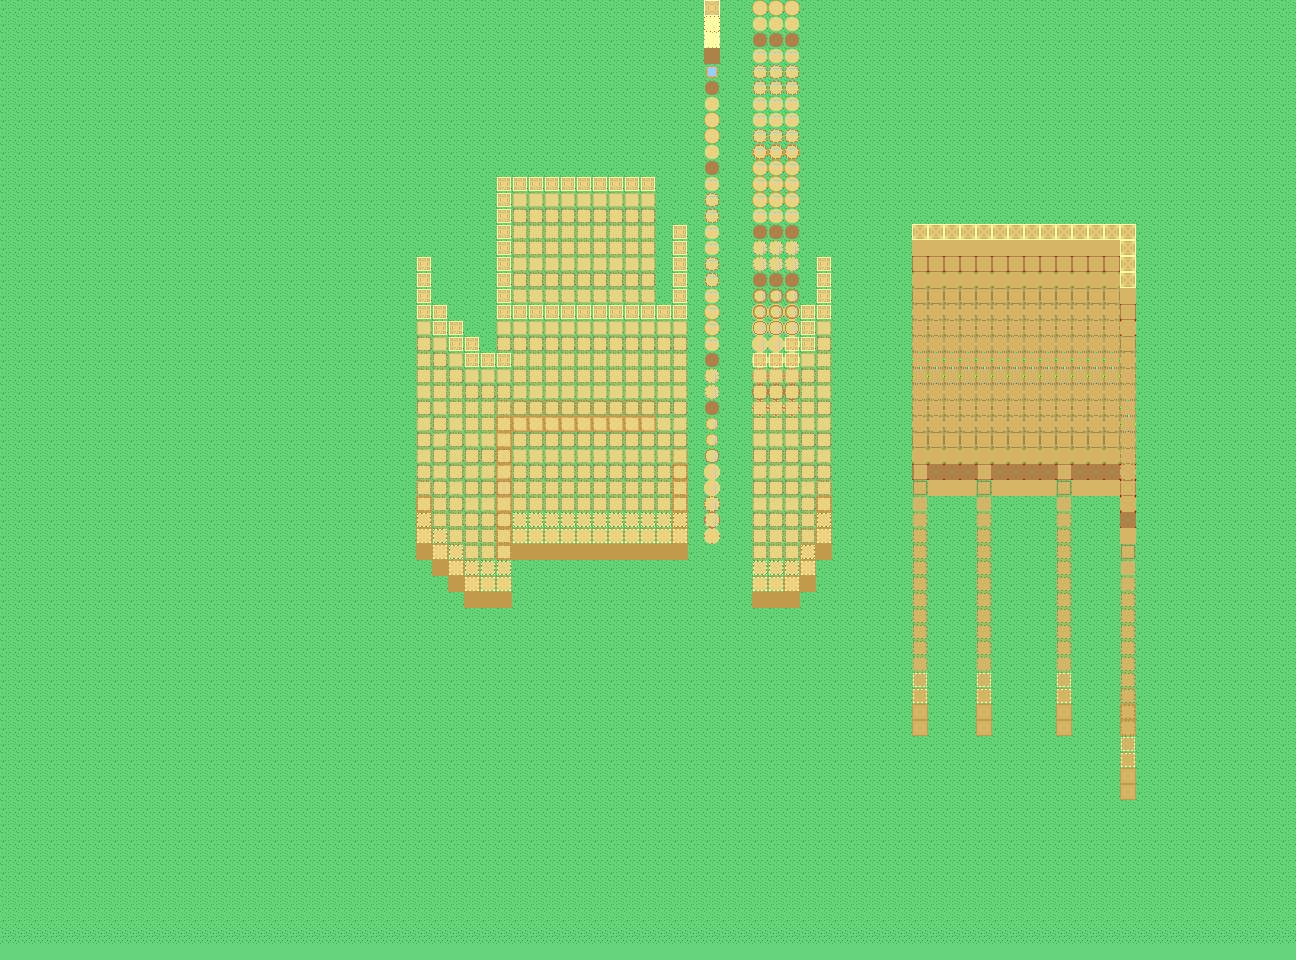

Below is a game level as drawn by its tile map, then a one-line description and the .tmx that defines it (tile-layer data replaced by summaries):
An orthogonal 81x60 tile map with 16x16 px tiles, 3 tile layers (ground (background), collideable, roof (foreground)), 2 tilesets and 2 objects (Spawn, Larry).

<map version="1.9" tiledversion="1.9.0" orientation="orthogonal" renderorder="right-down" width="81" height="60" tilewidth="16" tileheight="16" infinite="0" nextlayerid="8" nextobjectid="6">
 <tileset firstgid="1" source="../../assets/level_assets/tiles/tile_set_template/tile_set_template.tsx" />
 <tileset firstgid="101" source="../tiled_tilesets/sprite stack test.tsx" />
 <group id="3" name="systems">
  <objectgroup id="2" name="spawns">
   <object id="2" template="../tiled_templates/Spawn.tx" name="initial" class="Spawn" x="582" y="357">
    <properties>
     <property name="player_facing" value="right" />
    </properties>
   </object>
  </objectgroup>
  <objectgroup id="6" name="creatures">
   <object id="5" template="../tiled_templates/Spawn.tx" name="Larry" x="438" y="406" />
  </objectgroup>
 </group>
 <group id="4" name="visuals">
  <layer id="5" name="ground (background)" class="CollideableTile" width="81" height="60">
   <data>[4860 cells, 4860 non-empty, 1 distinct tile ids]</data>
  </layer>
  <layer id="1" name="collideable" class="CollideableTile" width="81" height="60">
   <data>[4860 cells, 72 non-empty, 3 distinct tile ids]</data>
  </layer>
  <layer id="7" name="roof (foreground)" width="81" height="60">
   <data>[4860 cells, 13 non-empty, 1 distinct tile ids]</data>
  </layer>
 </group>
</map>
